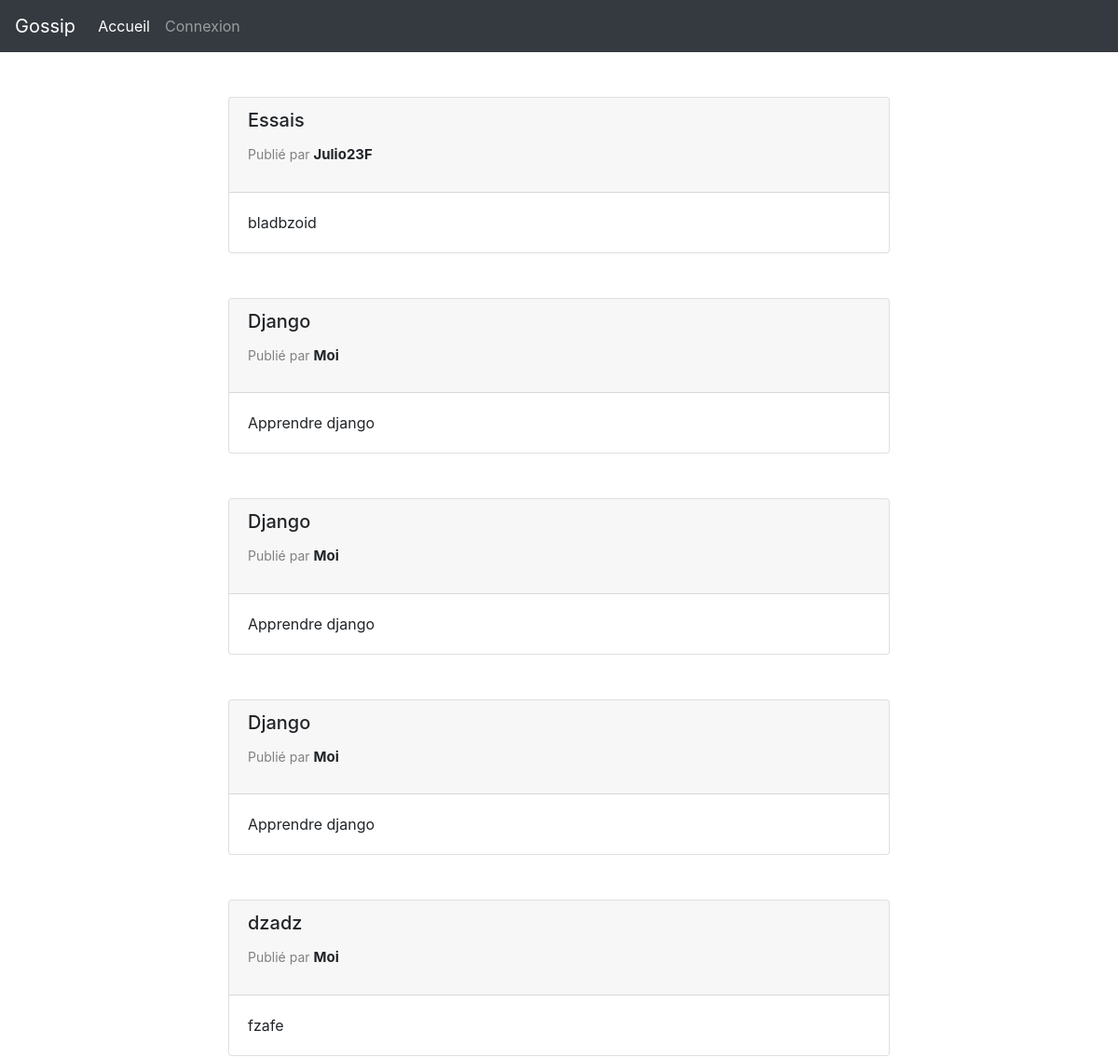
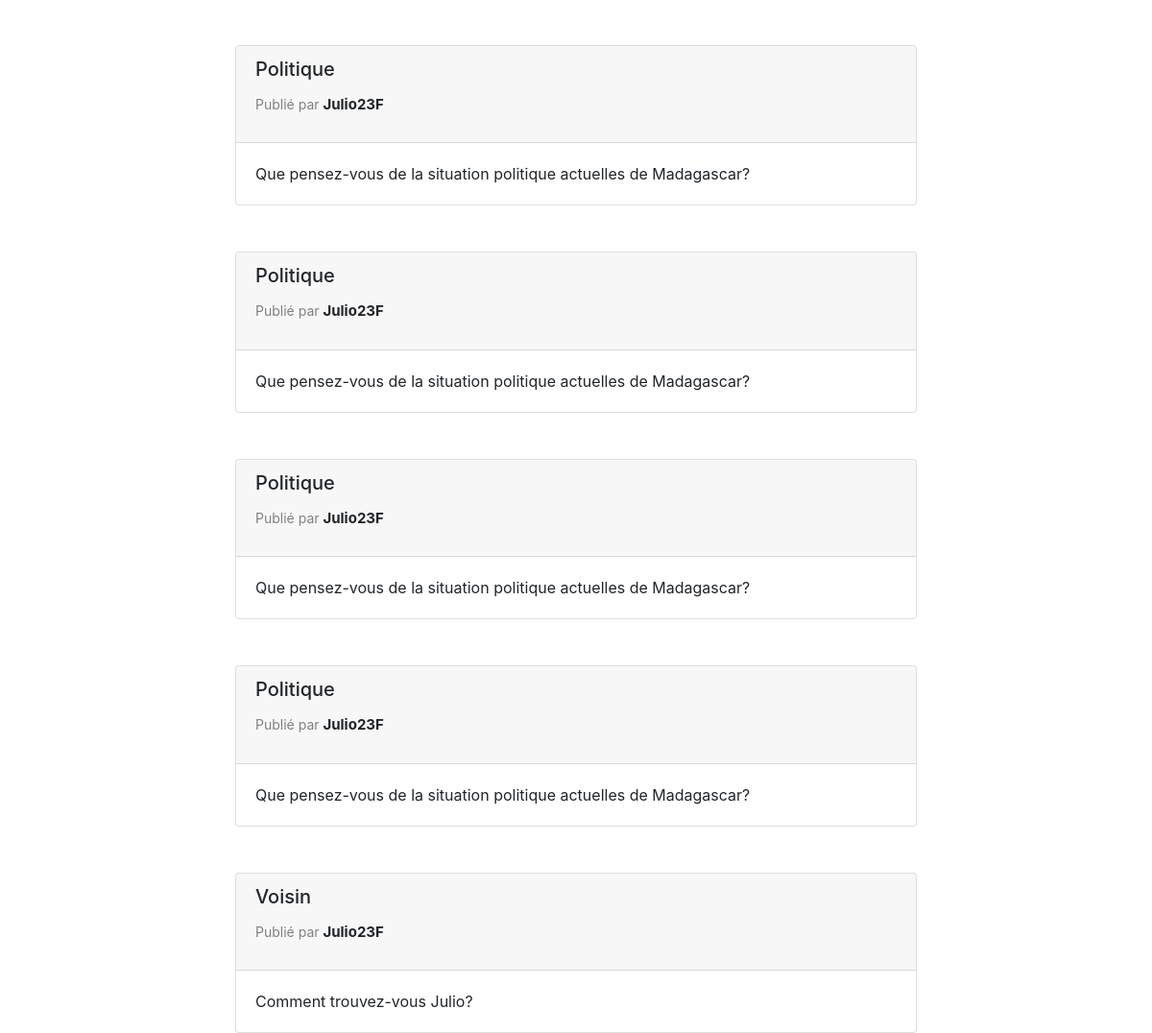
/home/, run on the app's committed database (2 pictures, top to bottom).
### add/models.py (models this page shows, shortened)
class Gossip(models.Model):
    title = models.CharField(max_length=150)
    content = models.TextField()
    user = models.ForeignKey(AUTH_USER_MODEL, on_delete=models.CASCADE)
    slug = models.SlugField()

### accounts/models.py (models this page shows)
class User(AbstractUser):
    pass

### pub/views.py (the view)
# urls.py: path("home/", include("pub.urls")),
def home(request):
    gossips = Gossip.objects.all()
    return render(request, "home.html", {"gossips" : gossips})

### pub/templates/home.html (shortened to what this page needs)
{% extends 'base.html' %}
{% block content %}
{% for gossip in gossips %}
    <div class="container mt-5">
        <div class="row justify-content-center">
            <div class="col-md-8">
                <div class="card">
                    <div class="card-header">
                        <h5 class="card-title">{{ gossip.title }}</h5>
                        <p>
                            <span style="color: gray; font-size: 14px">
                                Publié par
                            </span>
                            <span style="font-weight: bold; font-size: 15px">
                                {{gossip.user}}
                            </span>
                        </p>
                    </div>
                    <div class="card-body">
                        <p class="card-text">{{ gossip.content }}</p>
                    </div>
                </div>
            </div>
        </div>
    </div>
{% endfor %}
{% endblock %}

### templates/base.html (shortened to what this page needs)
<!DOCTYPE html>
<html lang="fr">
<head>
    <link rel="stylesheet" href="https://stackpath.bootstrapcdn.com/bootstrap/4.5.2/css/bootstrap.min.css">
</head>
<body>
    <nav class="navbar navbar-expand-lg navbar-dark bg-dark">
        <a class="navbar-brand" href="#">Gossip</a>
        <div class="collapse navbar-collapse" id="navbarNav">
            <ul class="navbar-nav">
                <li class="nav-item active">
                    <a class="nav-link" href="{% url 'home' %}">Accueil <span class="sr-only">(current)</span></a>
                </li>
                {% if user.is_authenticated %}
                    <li class="nav-item active">
                        <a class="nav-link" href="{% url 'add' %}">Add <span class="sr-only">(current)</span></a>
                    </li>
                    <li class="nav-item">
                        <a class="nav-link" href="{% url 'logout' %}">
                            Déconnexion
                        </a>
                    </li>
                {% else %}
                    <li class="nav-item">
                        <a class="nav-link" href="{% url 'login' %}">
                            Connexion
                        </a>
                    </li>
                {% endif %}
            </ul>
        </div>
    </nav>
    <div class="container mt-4">
        {% block content %}{% endblock %}
    </div>
</body>
</html>

### data on the page
Gossip: title "Essais", user "Julio23F", content "bladbzoid"
Gossip: title "Django", user "Moi", content "Apprendre django"
Gossip: title "Django", user "Moi", content "Apprendre django"
Gossip: title "Django", user "Moi", content "Apprendre django"
Gossip: title "dzadz", user "Moi", content "fzafe"
Gossip: title "Politique", user "Julio23F", content "Que pensez-vous de la situation politique actuelles de Madagascar?"
Gossip: title "Politique", user "Julio23F", content "Que pensez-vous de la situation politique actuelles de Madagascar?"
Gossip: title "Politique", user "Julio23F", content "Que pensez-vous de la situation politique actuelles de Madagascar?"
Gossip: title "Politique", user "Julio23F", content "Que pensez-vous de la situation politique actuelles de Madagascar?"
Gossip: title "Voisin", user "Julio23F", content "Comment trouvez-vous Julio?"
